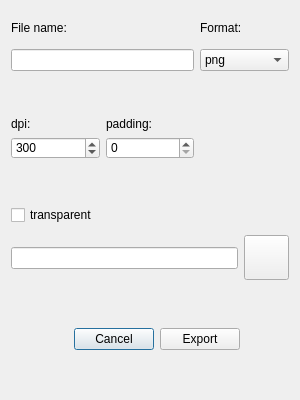
<?xml version="1.0" encoding="UTF-8"?>
<ui version="4.0">
 <class>Dialog</class>
 <widget class="QDialog" name="Dialog">
  <property name="geometry">
   <rect>
    <x>0</x>
    <y>0</y>
    <width>300</width>
    <height>400</height>
   </rect>
  </property>
  <property name="windowTitle">
   <string>Dialog</string>
  </property>
  <property name="styleSheet">
   <string notr="true">QFrame { 
	border: none;
}
</string>
  </property>
  <layout class="QGridLayout" name="gridLayout" rowstretch="2,0,0,0,0,0,0,0,0,0,0,3,0,0">
   <item row="1" column="2">
    <widget class="QLabel" name="label_2">
     <property name="minimumSize">
      <size>
       <width>0</width>
       <height>30</height>
      </size>
     </property>
     <property name="maximumSize">
      <size>
       <width>16777215</width>
       <height>30</height>
      </size>
     </property>
     <property name="text">
      <string>Format:</string>
     </property>
    </widget>
   </item>
   <item row="6" column="0" colspan="3">
    <spacer name="verticalSpacer_4">
     <property name="orientation">
      <enum>Qt::Orientation::Vertical</enum>
     </property>
     <property name="sizeHint" stdset="0">
      <size>
       <width>20</width>
       <height>40</height>
      </size>
     </property>
    </spacer>
   </item>
   <item row="13" column="0" colspan="3">
    <widget class="QFrame" name="horizontalFrame">
     <property name="minimumSize">
      <size>
       <width>0</width>
       <height>100</height>
      </size>
     </property>
     <layout class="QHBoxLayout" name="horizontalLayout" stretch="1,0,0,0">
      <item>
       <spacer name="horizontalSpacer">
        <property name="orientation">
         <enum>Qt::Orientation::Horizontal</enum>
        </property>
        <property name="sizeHint" stdset="0">
         <size>
          <width>40</width>
          <height>20</height>
         </size>
        </property>
       </spacer>
      </item>
      <item>
       <widget class="QPushButton" name="cancel">
        <property name="text">
         <string>Cancel</string>
        </property>
       </widget>
      </item>
      <item>
       <widget class="QPushButton" name="expo">
        <property name="text">
         <string>Export</string>
        </property>
       </widget>
      </item>
      <item>
       <spacer name="horizontalSpacer_2">
        <property name="orientation">
         <enum>Qt::Orientation::Horizontal</enum>
        </property>
        <property name="sizeHint" stdset="0">
         <size>
          <width>40</width>
          <height>20</height>
         </size>
        </property>
       </spacer>
      </item>
     </layout>
    </widget>
   </item>
   <item row="2" column="2">
    <widget class="QComboBox" name="format">
     <property name="currentIndex">
      <number>4</number>
     </property>
     <item>
      <property name="text">
       <string>eps</string>
      </property>
     </item>
     <item>
      <property name="text">
       <string>jpg</string>
      </property>
     </item>
     <item>
      <property name="text">
       <string>pdf</string>
      </property>
     </item>
     <item>
      <property name="text">
       <string>pgf</string>
      </property>
     </item>
     <item>
      <property name="text">
       <string>png</string>
      </property>
     </item>
     <item>
      <property name="text">
       <string>ps</string>
      </property>
     </item>
     <item>
      <property name="text">
       <string>raw</string>
      </property>
     </item>
     <item>
      <property name="text">
       <string>svg</string>
      </property>
     </item>
     <item>
      <property name="text">
       <string>tif</string>
      </property>
     </item>
     <item>
      <property name="text">
       <string>webp</string>
      </property>
     </item>
    </widget>
   </item>
   <item row="0" column="0" colspan="3">
    <spacer name="verticalSpacer_2">
     <property name="orientation">
      <enum>Qt::Orientation::Vertical</enum>
     </property>
     <property name="sizeHint" stdset="0">
      <size>
       <width>20</width>
       <height>40</height>
      </size>
     </property>
    </spacer>
   </item>
   <item row="4" column="0">
    <widget class="QLabel" name="label_3">
     <property name="text">
      <string>dpi:</string>
     </property>
    </widget>
   </item>
   <item row="11" column="0" colspan="3">
    <spacer name="verticalSpacer">
     <property name="orientation">
      <enum>Qt::Orientation::Vertical</enum>
     </property>
     <property name="sizeHint" stdset="0">
      <size>
       <width>20</width>
       <height>40</height>
      </size>
     </property>
    </spacer>
   </item>
   <item row="5" column="0">
    <widget class="QSpinBox" name="dpi">
     <property name="minimum">
      <number>1</number>
     </property>
     <property name="maximum">
      <number>600</number>
     </property>
     <property name="value">
      <number>300</number>
     </property>
    </widget>
   </item>
   <item row="2" column="0" colspan="2">
    <widget class="QLineEdit" name="filename"/>
   </item>
   <item row="1" column="0">
    <widget class="QLabel" name="label">
     <property name="minimumSize">
      <size>
       <width>0</width>
       <height>30</height>
      </size>
     </property>
     <property name="maximumSize">
      <size>
       <width>16777215</width>
       <height>30</height>
      </size>
     </property>
     <property name="text">
      <string>File name:</string>
     </property>
    </widget>
   </item>
   <item row="3" column="0" colspan="3">
    <spacer name="verticalSpacer_3">
     <property name="orientation">
      <enum>Qt::Orientation::Vertical</enum>
     </property>
     <property name="sizeHint" stdset="0">
      <size>
       <width>20</width>
       <height>40</height>
      </size>
     </property>
    </spacer>
   </item>
   <item row="12" column="0" colspan="3">
    <widget class="QFrame" name="horizontalFrame">
     <property name="minimumSize">
      <size>
       <width>0</width>
       <height>50</height>
      </size>
     </property>
     <property name="maximumSize">
      <size>
       <width>16777215</width>
       <height>50</height>
      </size>
     </property>
     <layout class="QHBoxLayout" name="horizontalLayout_2">
      <property name="leftMargin">
       <number>0</number>
      </property>
      <property name="topMargin">
       <number>0</number>
      </property>
      <property name="rightMargin">
       <number>0</number>
      </property>
      <property name="bottomMargin">
       <number>0</number>
      </property>
      <item>
       <widget class="QLineEdit" name="location">
        <property name="text">
         <string/>
        </property>
        <property name="readOnly">
         <bool>true</bool>
        </property>
       </widget>
      </item>
      <item>
       <widget class="QPushButton" name="file">
        <property name="minimumSize">
         <size>
          <width>45</width>
          <height>45</height>
         </size>
        </property>
        <property name="maximumSize">
         <size>
          <width>45</width>
          <height>45</height>
         </size>
        </property>
        <property name="text">
         <string/>
        </property>
        <property name="icon">
         <iconset>
          <normaloff>assets/folders.png</normaloff>assets/folders.png</iconset>
        </property>
        <property name="iconSize">
         <size>
          <width>35</width>
          <height>35</height>
         </size>
        </property>
       </widget>
      </item>
     </layout>
    </widget>
   </item>
   <item row="5" column="1">
    <widget class="QSpinBox" name="padding">
     <property name="maximum">
      <number>500</number>
     </property>
    </widget>
   </item>
   <item row="4" column="1">
    <widget class="QLabel" name="label_5">
     <property name="text">
      <string>padding:</string>
     </property>
    </widget>
   </item>
   <item row="8" column="0">
    <widget class="QCheckBox" name="transparent">
     <property name="maximumSize">
      <size>
       <width>16777215</width>
       <height>16777215</height>
      </size>
     </property>
     <property name="text">
      <string>transparent</string>
     </property>
    </widget>
   </item>
  </layout>
 </widget>
 <resources/>
 <connections/>
</ui>
